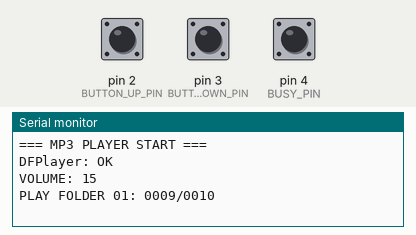
This sketch was run on a simulated Arduino Uno, built with avr-gcc and run on an emulated ATmega328P. On the bench: the last lines printed to the serial monitor. Inputs (shaded band) come from the test bench; at power-on: pin 2 (BUTTON_UP_PIN) HIGH, pin 3 (BUTTON_DOWN_PIN) HIGH, pin 4 (BUSY_PIN) HIGH. Random numbers use the default seed unless the sketch sets one; the audio player accepts every command and is not drawn.

Above: at 3.2 s.
3.3 s: pin 2 (BUTTON_UP_PIN) pulled LOW for 0.15 s
At 3.9 s:
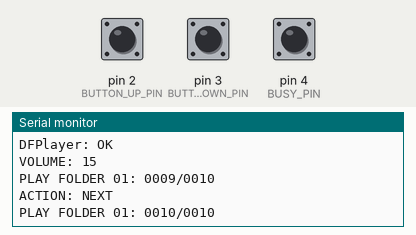
4.9 s: pin 3 (BUTTON_DOWN_PIN) pulled LOW for 0.15 s
At 5.6 s:
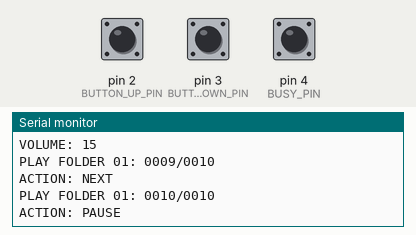
6.5 s: pin 3 (BUTTON_DOWN_PIN) pulled LOW for 0.15 s
At 7.0 s:
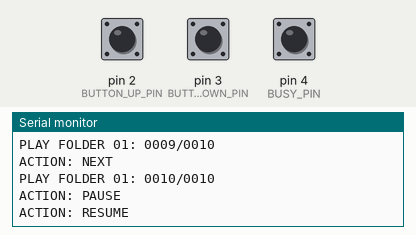
8.1 s: pin 2 (BUTTON_UP_PIN) pulled LOW for 1 s
At 10.2 s:
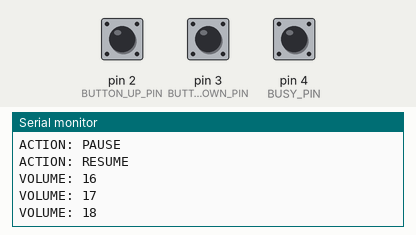
10.6 s: pin 4 (BUSY_PIN) pulsed LOW 2 times (0.12 s each, 0.3 s apart)
At 11.9 s:
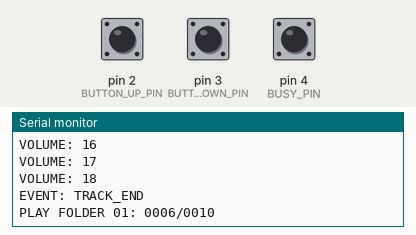
12.7 s: pin 2 (BUTTON_UP_PIN) driven LOW and pin 4 (BUSY_PIN) driven LOW
At 13.38 s:
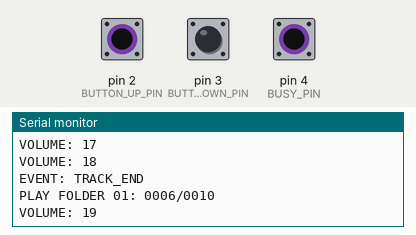
Timing chart, 0 to 15.7 s (numbered marks = the images above; inputs shaded):
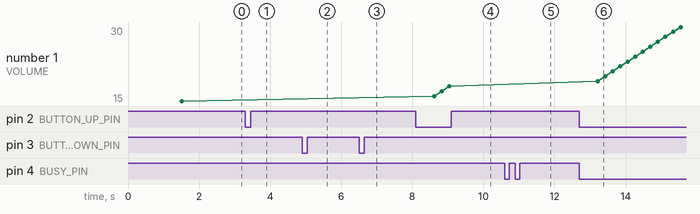

The sketch:

mp3_player.ino
```cpp
#include <AltSoftSerial.h>
#include <DFRobotDFPlayerMini.h>

#define DF_RX 8
#define DF_TX 9
#define BUTTON_UP_PIN 2
#define BUTTON_DOWN_PIN 3
#define BUSY_PIN 4

AltSoftSerial mp3Serial;
DFRobotDFPlayerMini mp3;

/* ---------- STATE ---------- */
bool isPlaying = true;
int totalTracks = 0;
int currentIdx = 0;
int playlist[255] = {0};
int volume = 15;
int btn_up = 0, btn_down = 0;
unsigned long holdPlay = 0, holdNext = 0;
bool longPlay = false, longNext = false;
const unsigned long HOLD = 500;
const unsigned long STEP = 200;
unsigned long lastStep = 0;

/* ---------- LOG ---------- */
void log(const char* msg) {
  Serial.println(msg);
}

/* ---------- BUILD SHUFFLE ---------- */
void buildShuffle() {
  totalTracks = mp3.readFileCounts();
  if (totalTracks <= 0 || totalTracks > 255) totalTracks = 66;

  for (int i = 0; i < totalTracks; i++) playlist[i] = i + 1;
  for (int i = totalTracks - 1; i > 0; i--) {
    int j = random(0, i + 1);
    int t = playlist[i]; playlist[i] = playlist[j]; playlist[j] = t;
  }
  currentIdx = 0;
}

/* ---------- PLAY NEXT WITH TRACK NUMBER ---------- */
void playNext() {
  if (currentIdx >= totalTracks) {
    log("SHUFFLE: REBUILD");
    buildShuffle();
  }

  int folderNumber = 1;  // choose folder number (e.g. 1 for /01/)
  uint8_t trackNumber = playlist[currentIdx];

  char buf[32];
  sprintf(buf, "PLAY FOLDER %02d: %04d/%04d", folderNumber, trackNumber, totalTracks);
  log(buf);

  mp3.playFolder(folderNumber, trackNumber);
  delay(500);
  isPlaying = true;
  currentIdx++;
}

/* ============================================================= */
void setup() {
  Serial.begin(9600);
  log("=== MP3 PLAYER START ===");

  mp3Serial.begin(9600);
  delay(1000);
  if (!mp3.begin(mp3Serial)) {
    log("ERROR: DFPlayer failed!");
    while (1);
  }
  log("DFPlayer: OK");

  mp3.volume(volume);
  char v[16]; sprintf(v, "VOLUME: %d", volume); log(v);

  randomSeed(analogRead(A0));
  buildShuffle();

  currentIdx = random(0, totalTracks);
  playNext();

  pinMode(BUTTON_UP_PIN, INPUT_PULLUP);
  pinMode(BUTTON_DOWN_PIN, INPUT_PULLUP);
  pinMode(BUSY_PIN, INPUT);
}

void loop() {
  // === PLAY/PAUSE / VOL- ===
  if (digitalRead(BUTTON_DOWN_PIN) == LOW && !btn_down) {
    btn_down = 1; holdPlay = millis();
  }
  if (digitalRead(BUTTON_DOWN_PIN) == HIGH && btn_down) {
    if (!longPlay) {
      if (isPlaying) { mp3.pause(); log("ACTION: PAUSE"); }
      else { mp3.start(); log("ACTION: RESUME"); }
      isPlaying = !isPlaying;
    }
    btn_down = 0; holdPlay = 0; longPlay = false;
  }
  if (holdPlay && (millis() - holdPlay > HOLD) && !longPlay) {
    longPlay = true;
  }
  if (longPlay && millis() - lastStep > STEP) {
    if (volume > 0) { volume--; mp3.volume(volume); }
    char v[16]; sprintf(v, "VOLUME: %d", volume); log(v);
    lastStep = millis();
  }

  // === NEXT / VOL+ ===
  if (digitalRead(BUTTON_UP_PIN) == LOW && !btn_up) {
    btn_up = 1; holdNext = millis();
  }
  if (digitalRead(BUTTON_UP_PIN) == HIGH && btn_up) {
    if (!longNext) { log("ACTION: NEXT"); playNext(); }
    btn_up = 0; holdNext = 0; longNext = false;
  }
  if (holdNext && (millis() - holdNext > HOLD) && !longNext) {
    longNext = true;
  }
  if (longNext && millis() - lastStep > STEP) {
    if (volume < 30) { volume++; mp3.volume(volume); }
    char v[16]; sprintf(v, "VOLUME: %d", volume); log(v);
    lastStep = millis();
  }

  // === AUTO NEXT ===
  static bool wasBusy = false;
  bool busy = digitalRead(BUSY_PIN) == LOW;
  if (wasBusy && !busy && isPlaying) {
    log("EVENT: TRACK_END");
    playNext();
  }
  wasBusy = busy;

  delay(10);
}
```

Measured:
- after the input at 3.3 s, the serial monitor: prints a new line after 0.16 s (image 1)
- after the input at 4.9 s, the serial monitor: prints a new line after 0.15 s (image 2)
- after the input at 6.5 s, the serial monitor: prints a new line after 0.16 s (image 3)
- after the input at 8.1 s, the serial monitor: prints a new line after 0.51 s (image 4)
- after the input at 10.6 s, the serial monitor: prints a new line after 0.12 s (image 5)
- after the input at 12.7 s, the serial monitor: prints a new line after 0.52 s (image 6)
- plotted number 1: 15 → 18 after the input at 8.1 s, 18 → 30 after the input at 12.7 s
